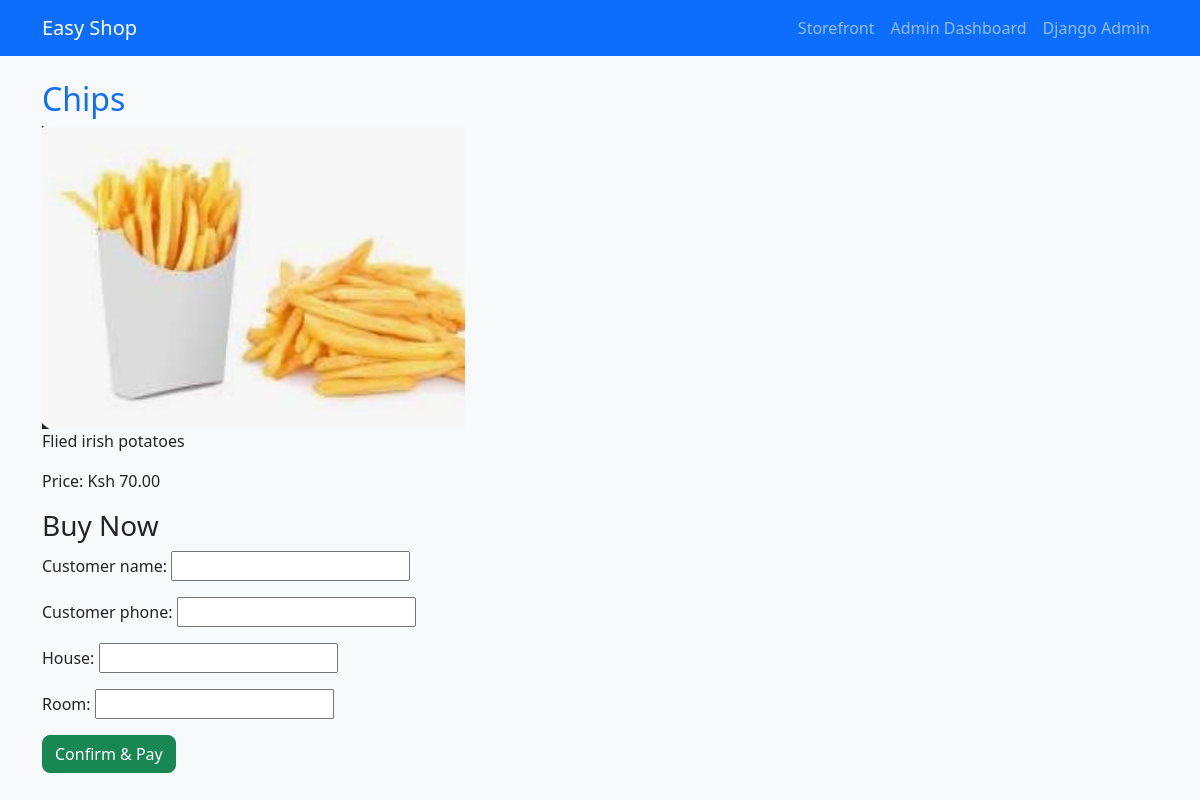
Screenshot of /product/2/ with the database file from the repository.
### shop/models.py (models this page shows, shortened)
class Product(models.Model):
    name = models.CharField(max_length=200)
    description = models.TextField()
    price = models.DecimalField(max_digits=8, decimal_places=2)
    image = models.ImageField(upload_to='products/')
    available = models.BooleanField(default=True)

### shop/views.py (the view)
# urls.py: path('product/<int:pk>/', views.product_detail, name='product_detail'),
def product_detail(request, pk):
    product = get_object_or_404(Product, pk=pk)
    if request.method == 'POST':
        form = OrderForm(request.POST)
        if form.is_valid():
            order = form.save(commit=False)
            order.product = product
            order.payment_confirmed = True  # Simulated payment confirmation
            order.save()
            return redirect('home')
    else:
        form = OrderForm()
    return render(request, 'product_detail.html', {'product': product, 'form': form})

### shop/forms.py
class OrderForm(forms.ModelForm):
    class Meta:
        model = Order
        fields = ['customer_name', 'customer_phone', 'house', 'room']

### shop/templates/product_detail.html (shortened to what this page needs)
{% extends 'base.html' %}
{% block content %}
<h2>{{ product.name }}</h2>
<img src="{{ product.image.url }}" class="img-fluid">
<p>{{ product.description }}</p>
<p>Price: Ksh {{ product.price }}</p>
<h3>Buy Now</h3>
<form method="post">
    {{ form.as_p }}
    <button class="btn btn-success">Confirm & Pay</button>
</form>
{% endblock %}

### shop/static/shop/style.css (style rules this page uses)
body { background-color: #f8f9fa; }
h1, h2 { color: #0d6efd; }
.btn { border-radius: 0.5rem; }

### rows the page displays
Product: name "Chips", image (picture), description "Flied irish potatoes", price "70.00"
